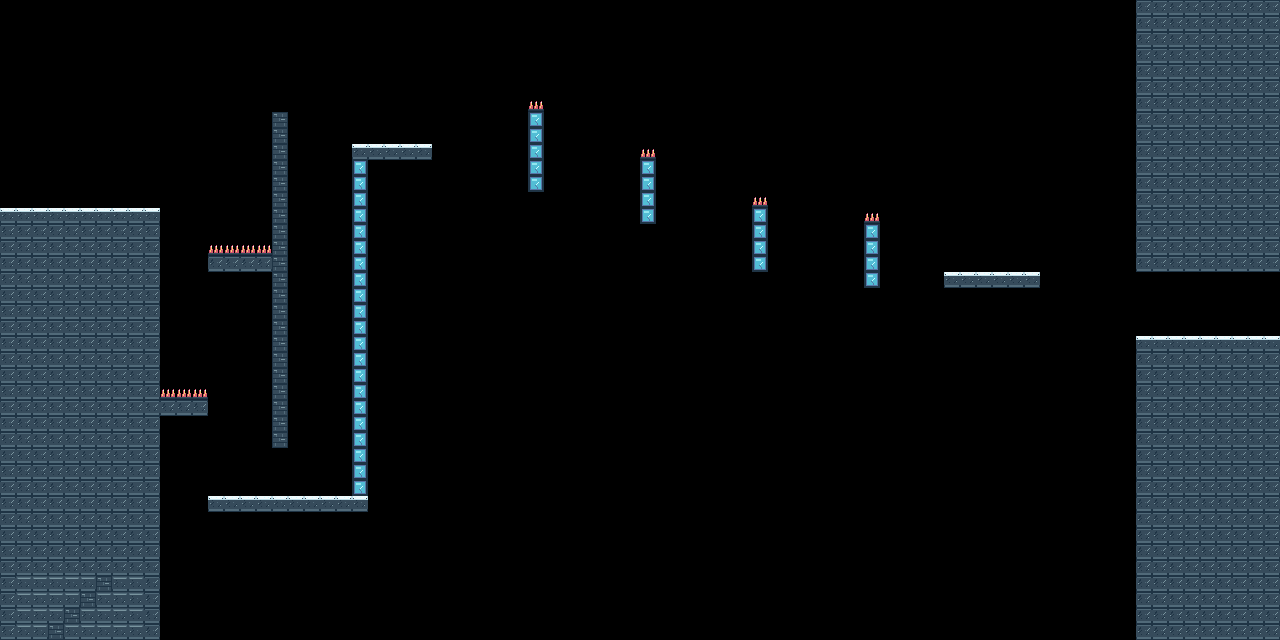

The image is a tile-based game level rendered from a .tmx file. Its description and source (layers, tilesets, objects; grid data summarised) follow:
An orthogonal 80x40 tile map with 16x16 px tiles, 2 tile layers (Terrain, Hazards) and 21 objects (player_start).

<map version="1.10" tiledversion="1.12.2" orientation="orthogonal" renderorder="right-down" width="80" height="40" tilewidth="16" tileheight="16" infinite="0" nextlayerid="7" nextobjectid="206">
 <properties>
  <property name="backgroundImage" value="none" />
  <property name="camera" value="horizontal scrolling" />
  <property name="difficulty" value="normal" />
  <property name="mapHeightPixels" type="int" value="640" />
  <property name="mapWidthPixels" type="int" value="1280" />
  <property name="theme" value="snowy mountain and ice cave" />
 </properties>
 <tileset firstgid="1" name="IceboundAscent" tilewidth="16" tileheight="16" spacing="2" margin="2" tilecount="20" columns="5">
  <image source="tileset.png" width="92" height="74" />
  <tile id="0" type="snow_ground_center">
   <properties>
    <property name="kind" value="snow_ground_center" />
    <property name="role" value="solid" />
   </properties>
   <objectgroup draworder="index">
    <object id="1" x="0" y="0" width="16" height="16" />
   </objectgroup>
  </tile>
  <tile id="1" type="snow_ground_left_edge">
   <properties>
    <property name="kind" value="snow_ground_left_edge" />
    <property name="role" value="solid" />
   </properties>
   <objectgroup draworder="index">
    <object id="2" x="0" y="0" width="16" height="16" />
   </objectgroup>
  </tile>
  <tile id="2" type="snow_ground_right_edge">
   <properties>
    <property name="kind" value="snow_ground_right_edge" />
    <property name="role" value="solid" />
   </properties>
   <objectgroup draworder="index">
    <object id="3" x="0" y="0" width="16" height="16" />
   </objectgroup>
  </tile>
  <tile id="3" type="snow_top">
   <properties>
    <property name="kind" value="snow_top" />
    <property name="role" value="solid" />
   </properties>
   <objectgroup draworder="index">
    <object id="4" x="0" y="0" width="16" height="16" />
   </objectgroup>
  </tile>
  <tile id="4" type="cliff_face">
   <properties>
    <property name="kind" value="cliff_face" />
    <property name="role" value="solid" />
   </properties>
   <objectgroup draworder="index">
    <object id="5" x="0" y="0" width="16" height="16" />
   </objectgroup>
  </tile>
  <tile id="5" type="stone_wall">
   <properties>
    <property name="kind" value="stone_wall" />
    <property name="role" value="solid" />
   </properties>
   <objectgroup draworder="index">
    <object id="6" x="0" y="0" width="16" height="16" />
   </objectgroup>
  </tile>
  <tile id="6" type="air_platform_snow">
   <properties>
    <property name="kind" value="air_platform_snow" />
    <property name="role" value="platform" />
   </properties>
   <objectgroup draworder="index">
    <object id="7" x="0" y="5" width="16" height="11" />
   </objectgroup>
  </tile>
  <tile id="7" type="air_platform_ice">
   <properties>
    <property name="kind" value="air_platform_ice" />
    <property name="role" value="platform" />
    <property name="slippery" type="bool" value="true" />
   </properties>
   <objectgroup draworder="index">
    <object id="8" x="0" y="5" width="16" height="11" />
   </objectgroup>
  </tile>
  <tile id="8" type="ice_block">
   <properties>
    <property name="kind" value="ice_block" />
    <property name="role" value="solid" />
    <property name="slippery" type="bool" value="true" />
   </properties>
   <objectgroup draworder="index">
    <object id="9" x="0" y="0" width="16" height="16" />
   </objectgroup>
  </tile>
  <tile id="9" type="spikes">
   <properties>
    <property name="damage" type="int" value="1" />
    <property name="kind" value="spikes" />
    <property name="role" value="hazard" />
   </properties>
   <objectgroup draworder="index">
    <object id="10" x="1" y="9" width="14" height="7" />
   </objectgroup>
  </tile>
  <tile id="10" type="collectible_crystal">
   <properties>
    <property name="kind" value="collectible_crystal" />
    <property name="role" value="collectible" />
   </properties>
  </tile>
  <tile id="11" type="checkpoint">
   <properties>
    <property name="kind" value="checkpoint" />
    <property name="role" value="checkpoint" />
   </properties>
  </tile>
  <tile id="12" type="exit_gate">
   <properties>
    <property name="kind" value="exit_gate" />
    <property name="role" value="goal" />
   </properties>
  </tile>
  <tile id="13" type="start_marker">
   <properties>
    <property name="kind" value="start_marker" />
    <property name="role" value="marker" />
   </properties>
  </tile>
  <tile id="14" type="icicle_hazard">
   <properties>
    <property name="damage" type="int" value="1" />
    <property name="kind" value="icicle_hazard" />
    <property name="role" value="hazard" />
   </properties>
   <objectgroup draworder="index">
    <object id="11" x="3" y="2">
     <polygon points="0,0 10,0 6,13" />
    </object>
   </objectgroup>
  </tile>
  <tile id="15" type="slope_up_right">
   <properties>
    <property name="kind" value="slope_up_right" />
    <property name="role" value="slope" />
   </properties>
   <objectgroup draworder="index">
    <object id="12" x="0" y="0">
     <polygon points="0,16 16,0 16,16" />
    </object>
   </objectgroup>
  </tile>
  <tile id="16" type="slope_up_left">
   <properties>
    <property name="kind" value="slope_up_left" />
    <property name="role" value="slope" />
   </properties>
   <objectgroup draworder="index">
    <object id="13" x="0" y="0">
     <polygon points="0,0 0,16 16,16" />
    </object>
   </objectgroup>
  </tile>
  <tile id="17" type="ice_cave_wall">
   <properties>
    <property name="kind" value="ice_cave_wall" />
    <property name="role" value="solid" />
    <property name="slippery" type="bool" value="true" />
   </properties>
   <objectgroup draworder="index">
    <object id="14" x="0" y="0" width="16" height="16" />
   </objectgroup>
  </tile>
  <tile id="18" type="snow_rock_decor">
   <properties>
    <property name="kind" value="snow_rock_decor" />
    <property name="role" value="decoration" />
   </properties>
  </tile>
  <tile id="19" type="glacial_glint">
   <properties>
    <property name="kind" value="glacial_glint" />
    <property name="role" value="decoration" />
   </properties>
  </tile>
 </tileset>
 <layer id="1" name="Terrain" width="80" height="40">
  <data>[3200 cells, 681 non-empty, 5 distinct tile ids]</data>
 </layer>
 <layer id="2" name="Hazards" width="80" height="40">
  <data>[3200 cells, 11 non-empty, 1 distinct tile ids]</data>
 </layer>
 <objectgroup draworder="index" id="4" name="Entities">
  <object id="100" name="Player Start" type="player_start" x="77.9074" y="205.135">
   <properties>
    <property name="facing" value="right" />
    <property name="kind" value="player_start" />
   </properties>
   <point />
  </object>
 </objectgroup>
 <objectgroup id="6" name="Decorations">
  <object id="200" gid="11" x="304" y="178.667" width="16" height="16" />
  <object id="201" gid="11" x="305.333" y="240" width="16" height="16" />
  <object id="202" gid="11" x="304" y="302.667" width="16" height="16" />
  <object id="203" gid="11" x="305.333" y="368" width="16" height="16" />
  <object id="204" gid="11" x="306.667" y="426.667" width="16" height="16" />
  <object id="205" gid="14" x="1208" y="334.667" width="16" height="16" />
 </objectgroup>
</map>
